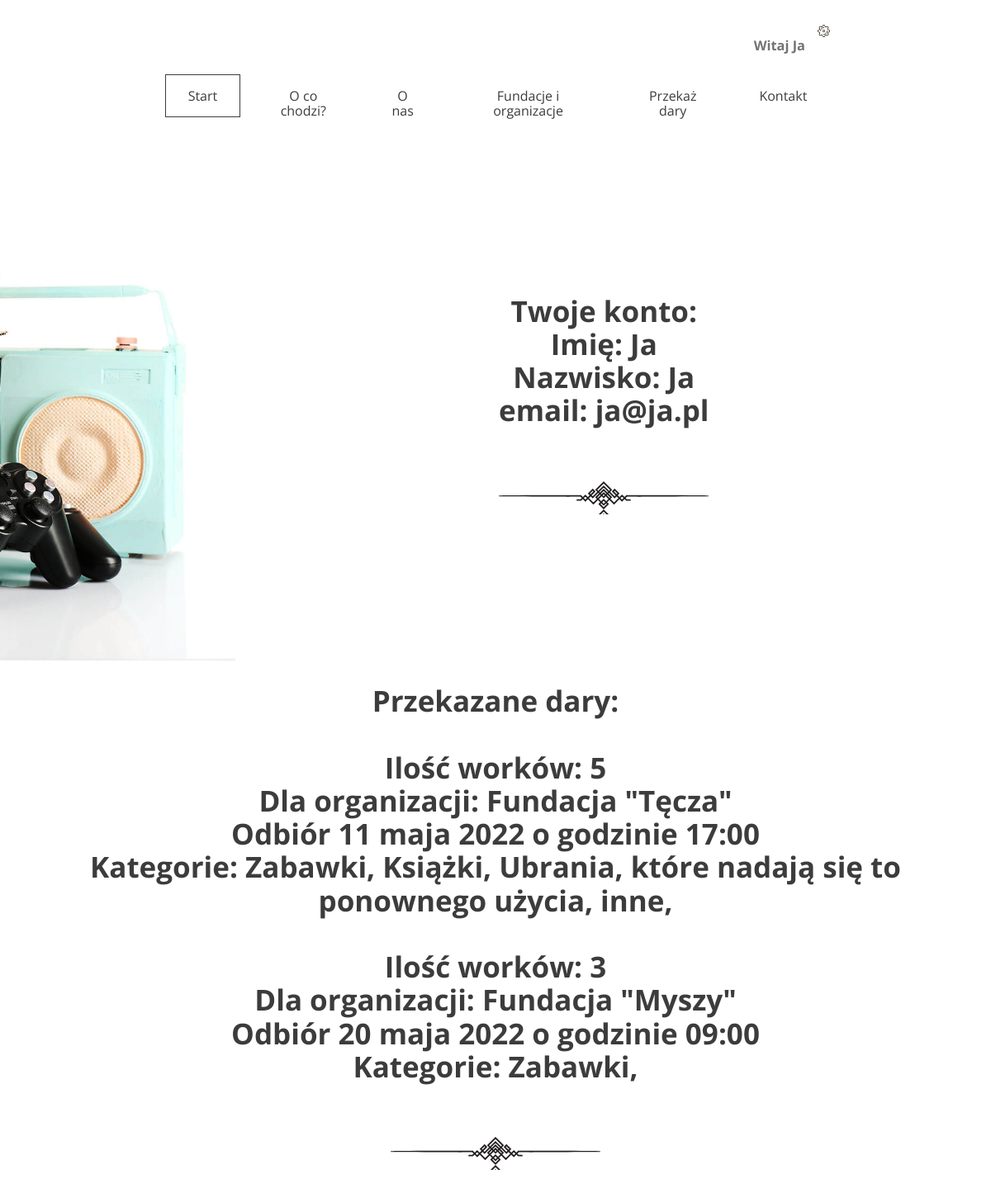
The app's page /user/ (signed in) with its own data.
### charity_app/models.py (models this page shows, shortened)
class Donation(models.Model):
    quantity = models.SmallIntegerField()
    categories = models.ManyToManyField(Category)
    institution = models.ForeignKey(Institution, on_delete=models.CASCADE)
    address = models.CharField(max_length=64)
    phone_number = models.CharField(max_length=16)
    city = models.CharField(max_length=32)
    zip_code = models.CharField(max_length=10)
    pick_up_date = models.DateField(null=True)
    pick_up_time = models.TimeField()
    pick_up_comment = models.TextField()
    user = models.ForeignKey(User, on_delete=models.CASCADE)

class Institution(models.Model):
    name = models.CharField(max_length=64)
    description = models.TextField()
    type = models.CharField(max_length=64, choices=TYPES, default="Fundacja")
    categories = models.ManyToManyField(Category)
    def __str__(self):
        return self.name

class Category(models.Model):
    name = models.CharField(max_length=64)

### charity_app/views.py (the view)
# urls.py: path('user/', views.UserView.as_view(), name='user'),
class UserView(View):
    def get(self, request):
        user_id = request.user.id
        donations = Donation.objects.all().filter(user_id=user_id)
        for donation in donations:
            categories = donation.categories.all()
        ctx = {
            "user_id": user_id,
            "donations": donations,
            "categories": categories,
        }
        return render(request, 'user.html', ctx)

### charity_app/templates/user.html
{% extends 'base.html' %}
{% load static %}
{% block main %}
    <div class="slogan container container--90">
        <div class="slogan--item">
            <h2>
                Twoje konto:<br/>
                Imię: {{ request.user.first_name }}<br/>
                Nazwisko: {{ request.user.last_name }}<br/>
                email: {{ request.user.email }}<br/><br/>
            </h2>
        </div>
    </div>
        </header>
        <body id="user">
        <div class="slogan container container--90">
        <div class="slogan--item">
            <h2>
                Przekazane dary:<br/><br/>
                {% for donation in donations %}
                Ilość worków: {{ donation.quantity }} <br/>
                Dla organizacji: {{ donation.institution }}<br/>
                    Odbiór {{ donation.pick_up_date }} o godzinie {{ donation.pick_up_time }} <br/>
                Kategorie: {% for category in donation.categories.all %}
                    {{ category.name }},
                        {% endfor %}<br/><br/>
                {% endfor %}
            </h2>
        </div>
    </div>
    </body>
{% endblock %}

### charity_app/templates/base.html (shortened to what this page needs)
<!DOCTYPE html>
{% load static %}
<html lang="pl">
  <head>
    <link rel="stylesheet" href="{% static 'css/style.css' %}">
  </head>
  <body>
    <header class="header--main-page">
        <nav class="container container--70">
     {% if user.is_authenticated %}
         <ul class="nav--actions">
            <li class="logged-user">
          <h3>Witaj {{user.first_name}}</h3>
          {% else %}
              </li>
            <ul class="nav--actions">
                <li><a href="/login/#form" class="btn btn--small btn--without-border">Zaloguj</a></li>
                <li><a href="/register/#form" class="btn btn--small btn--highlighted">Załóż konto</a></li>
            </ul>
          {% endif %}
         </ul>
        </nav>
        <nav class="container container--70">
            <ul>
                <li><a href="/" class="btn btn--without-border active">Start</a></li>
                <li><a href="/#steps" class="btn btn--without-border">O co chodzi?</a></li>
                <li><a href="/#about-us" class="btn btn--without-border">O nas</a></li>
                <li><a href="/#help" class="btn btn--without-border">Fundacje i organizacje</a></li>
                <li><a href="/add_donation" class="btn btn--without-border">Przekaż dary</a></li>
                <li><a href="/#contact" class="btn btn--without-border">Kontakt</a></li>
            </ul>
        </nav>
{% block main %}
{% endblock %}

### records on screen
Donation: quantity "5", institution "Fundacja \"Tęcza\"", pick_up_date "11 maja 2022", pick_up_time "17:00"
Category: name "Zabawki"
Category: name "Książki"
Category: name "Ubrania, które nadają się to ponownego użycia"
Category: name "inne"
Donation: quantity "3", institution "Fundacja \"Myszy\"", pick_up_date "20 maja 2022", pick_up_time "09:00"

### other values on screen
{{ user.first_name }} "Ja"
{{ request.user.first_name }} "Ja"
{{ request.user.last_name }} "Ja"
{{ request.user.email }} "ja@ja.pl"
